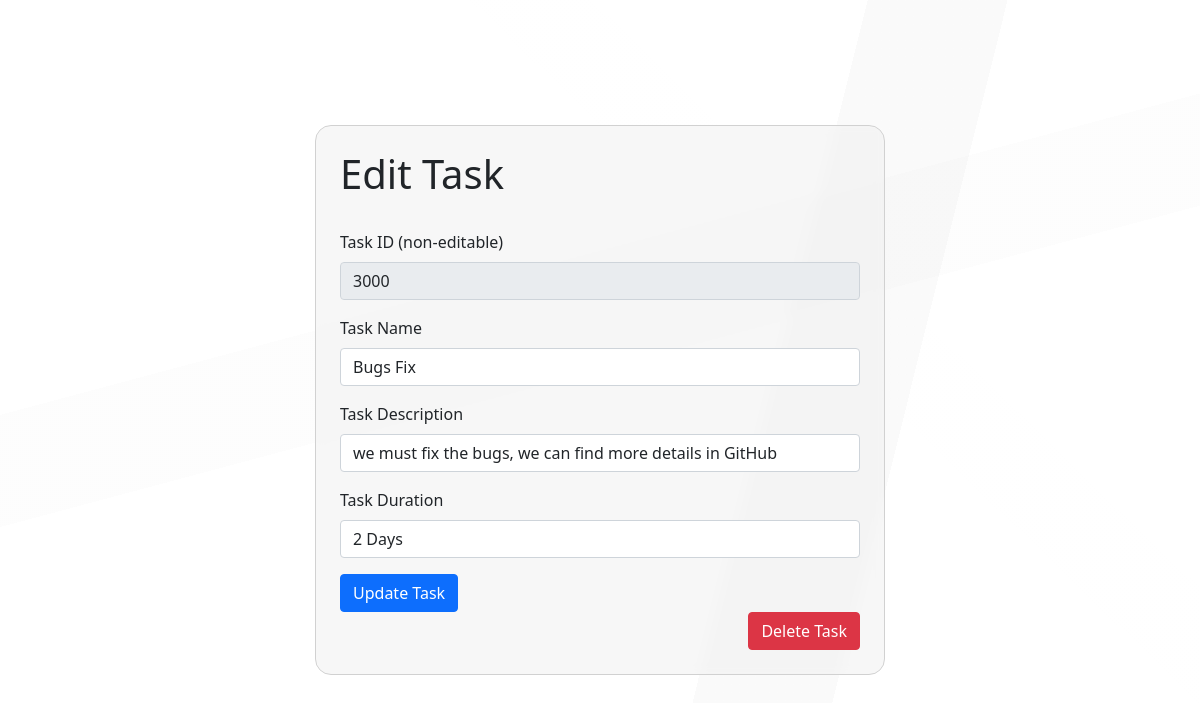
/modify/3000, run on the app's committed database.
### app1/models.py (models this page shows)
class Task(models.Model):
    id_task=models.CharField(max_length=364)
    n_task=models.CharField(max_length=64)
    dc_task=models.CharField(max_length=364)
    dr_task=models.CharField(max_length=64)

### app1/views.py (the view, shortened to what this page needs)
# urls.py: path('modify/<int:task_id>',views.modify_page,name='modify'),
def modify_page(request,task_id):
     tk=Task.objects.get(id_task=task_id)
     task = get_object_or_404(Task, pk=tk.id)
     id=task.id_task
     return render(request,'app1/modify.html',{
         'form':ModifyTaskForm(instance=task),
         'tid':task_id
         })

### app1/forms.py
class ModifyTaskForm(forms.ModelForm):
    class Meta:
        model = Task
        fields = ['id_task', 'n_task', 'dc_task', 'dr_task']  # Fields to include
        widgets = {
            'id_task': forms.TextInput(attrs={
                'class': 'form-control',
                'placeholder': 'Enter task ID',
                'readonly': 'readonly'  # Making ID readonly if it should not be changed
            }),
            'n_task': forms.TextInput(attrs={
                'class': 'form-control',
                'placeholder': 'Enter task name'
            }),
            'dc_task': forms.TextInput(attrs={
                'class': 'form-control',
                'placeholder': 'Enter task description'
            }),
            'dr_task': forms.TextInput(attrs={
                'class': 'form-control',
                'placeholder': 'Enter task duration'
            }),
        }

### app1/templates/app1/modify.html (shortened to what this page needs)
{% extends 'app1/layout.html' %}
{% block content %}
<div class="container   ">
    <div class="row align-items-center regContainer">
        <div class="col-md-6 mx-auto background p-4">
            <h1 class="pb-4">
                Edit Task
            </h1>
            <form method="post" action="{% url 'modify' tid %}">
                <div class="mb-3">
                    <label for="{{ form.id_task.id_for_label }}" class="form-label">Task ID (non-editable)</label>
                    {{ form.id_task }}
                </div>
                <div class="mb-3">
                    <label for="{{ form.n_task.id_for_label }}" class="form-label">Task Name</label>
                    {{ form.n_task }}
                </div>
                <div class="mb-3">
                    <label for="{{ form.dc_task.id_for_label }}" class="form-label">Task Description</label>
                    {{ form.dc_task }}
                </div>
                <div class="mb-3">
                    <label for="{{ form.dr_task.id_for_label }}" class="form-label">Task Duration</label>
                    {{ form.dr_task }}
                </div>
                <button type="submit" class="btn btn-primary">Update Task</button>
            </form>
            <div class="d-flex justify-content-end">
                <form method="post" action="{% url 'delete_task' tid %}"
                    >
                    <button type="submit" class="btn btn-danger">Delete Task</button>
                </form>
            </div>
        </div>
    </div>
</div>
{% endblock %}

### app1/static/app1/style.css (style rules this page uses)
body { background-image: linear-gradient(224deg, transparent 0%, transparent 30%, rgba(249, 249, 249, 0.02) 30%, rgba(249, 249, 249, 0.02) 36%, transparent 36%, transparent 100%), linear-gradient(345deg, transparent 0%, transparent 53%, rgba(140, 140, 140, 0.02) 53%, rgba(140, 140, 140, 0.02) 63%, transparent 63%, transparent 100%), linear-gradient(284deg, transparent 0%, transparent 28%, rgba(1, 1, 1, 0.02) 28%, rgba(1, 1, 1, 0.02) 38%, transparent 38%, transparent 100%), linear-gradient(90deg, rgb(255, 255, 255), rgb(255, 255, 255)); height: 100vh; }
.regContainer { display: flex; justify-content: center; align-items: center; height: 100vh; }
.background { background-color: #eeeeee7c; border-radius: 1rem; border: 1px solid #d1d1d1; backdrop-filter: blur(5px); }

### data on the page
Task: id_task "3000", n_task "Bugs Fix", dc_task "we must fix the bugs, we can find more details in GitHub", dr_task "2 Days"
